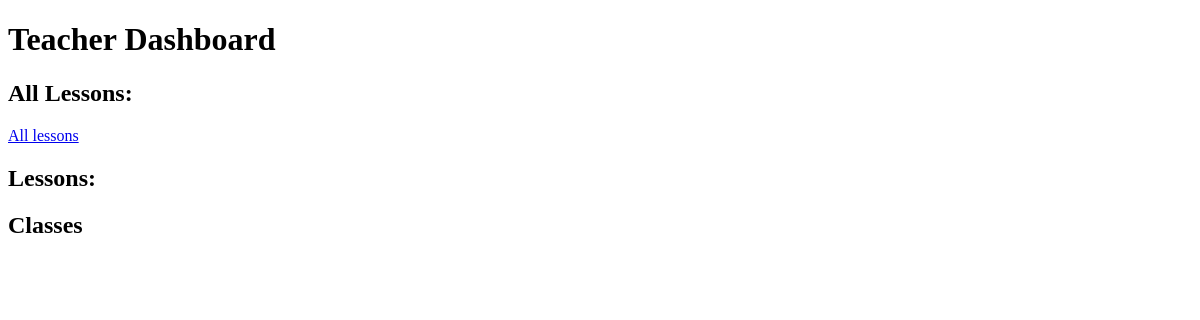
/teacher/, run on an earlier commit of the app's database.
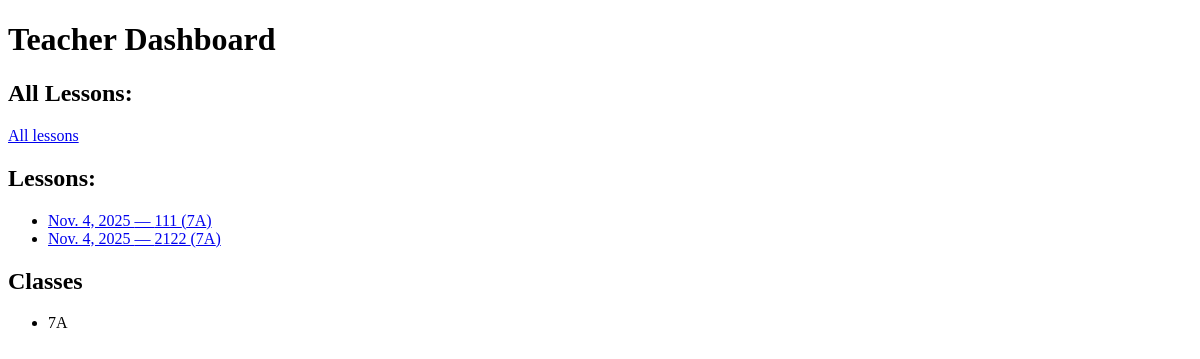
And on a later commit of the database.
### common_data/models.py (models this page shows)
class Lesson(models.Model):
    name = models.CharField(max_length=100)
    description = models.TextField()
    date = models.DateField()
    teacher = ForeignKey(User, on_delete=models.CASCADE)
    sclass = ForeignKey(SchoolClass, on_delete=models.CASCADE)
    homework = models.TextField()
    lesson_type = models.IntegerField(null=True, blank=True)
    room = models.CharField(max_length=100)

class SchoolClass(models.Model):
    class_name = models.CharField(max_length=100)

### teacher/views.py (the view)
# urls.py: path("", views.teacher_dashboard, name="teacher_dashboard"),
def teacher_dashboard(request):
    if request.method == 'GET':
        lessons = Lesson.objects.all()
        classes = SchoolClass.objects.all()
        return render(request, 'teacher_dashboard.html', {
            'lessons': lessons,
            'classes': classes,
        })
    else:
        return redirect('teacher_dashboard')

### templates/teacher_dashboard.html (shortened to what this page needs)
<!doctype html>
<html>
<head>
</head>
<body>
  <h1>Teacher Dashboard</h1>
  <h2>All Lessons:</h2>
  <p><a href="{% url 'lessons' %}">All lessons</a></p>
  <h2>Lessons:</h2>
  <ul>
    {% for lesson in lessons %}
      <li>
        <a href="{% url 'lesson_details' lesson_id=lesson.id %}">
          {{ lesson.date }} — {{ lesson.name }} ({{ lesson.sclass.class_name }})
        </a>
      </li>
    {% endfor %}
  </ul>
  <h2>Classes</h2>
  <ul>
    {% for class in classes %}
      <li>{{ class.class_name }}</li>
    {% endfor %}
  </ul>
</body>
</html>

What changed in the data, as far as the page shows it:
added Lesson: date "Nov. 4, 2025", name "111", sclass.class_name "7A"
added Lesson: date "Nov. 4, 2025", name "2122", sclass.class_name "7A"
added SchoolClass: class_name "7A"
